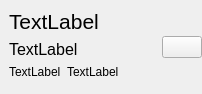
<?xml version="1.0" encoding="UTF-8"?>
<ui version="4.0">
 <class>WishlistWidget</class>
 <widget class="QWidget" name="WishlistWidget">
  <property name="geometry">
   <rect>
    <x>0</x>
    <y>0</y>
    <width>202</width>
    <height>94</height>
   </rect>
  </property>
  <property name="sizePolicy">
   <sizepolicy hsizetype="Preferred" vsizetype="Fixed">
    <horstretch>0</horstretch>
    <verstretch>0</verstretch>
   </sizepolicy>
  </property>
  <property name="windowTitle">
   <string notr="true">WishlistWIdget</string>
  </property>
  <layout class="QHBoxLayout" name="main_layout">
   <property name="leftMargin">
    <number>0</number>
   </property>
   <property name="topMargin">
    <number>0</number>
   </property>
   <property name="rightMargin">
    <number>0</number>
   </property>
   <property name="bottomMargin">
    <number>0</number>
   </property>
   <item alignment="Qt::AlignTop">
    <widget class="QWidget" name="info_widget" native="true">
     <property name="sizePolicy">
      <sizepolicy hsizetype="Minimum" vsizetype="Minimum">
       <horstretch>0</horstretch>
       <verstretch>0</verstretch>
      </sizepolicy>
     </property>
     <layout class="QVBoxLayout" name="verticalLayout_2">
      <item>
       <widget class="QLabel" name="title_label">
        <property name="font">
         <font>
          <pointsize>16</pointsize>
         </font>
        </property>
        <property name="text">
         <string notr="true">TextLabel</string>
        </property>
        <property name="wordWrap">
         <bool>true</bool>
        </property>
       </widget>
      </item>
      <item>
       <widget class="QLabel" name="developer">
        <property name="font">
         <font>
          <pointsize>12</pointsize>
         </font>
        </property>
        <property name="text">
         <string notr="true">TextLabel</string>
        </property>
       </widget>
      </item>
      <item>
       <layout class="QHBoxLayout" name="price_layout">
        <item>
         <widget class="QLabel" name="discount_price">
          <property name="sizePolicy">
           <sizepolicy hsizetype="Maximum" vsizetype="Preferred">
            <horstretch>0</horstretch>
            <verstretch>0</verstretch>
           </sizepolicy>
          </property>
          <property name="text">
           <string notr="true">TextLabel</string>
          </property>
         </widget>
        </item>
        <item>
         <widget class="QLabel" name="price">
          <property name="text">
           <string notr="true">TextLabel</string>
          </property>
         </widget>
        </item>
       </layout>
      </item>
     </layout>
    </widget>
   </item>
   <item>
    <widget class="QPushButton" name="delete_button">
     <property name="sizePolicy">
      <sizepolicy hsizetype="Maximum" vsizetype="Maximum">
       <horstretch>0</horstretch>
       <verstretch>0</verstretch>
      </sizepolicy>
     </property>
     <property name="text">
      <string/>
     </property>
    </widget>
   </item>
  </layout>
 </widget>
 <resources/>
 <connections/>
</ui>
